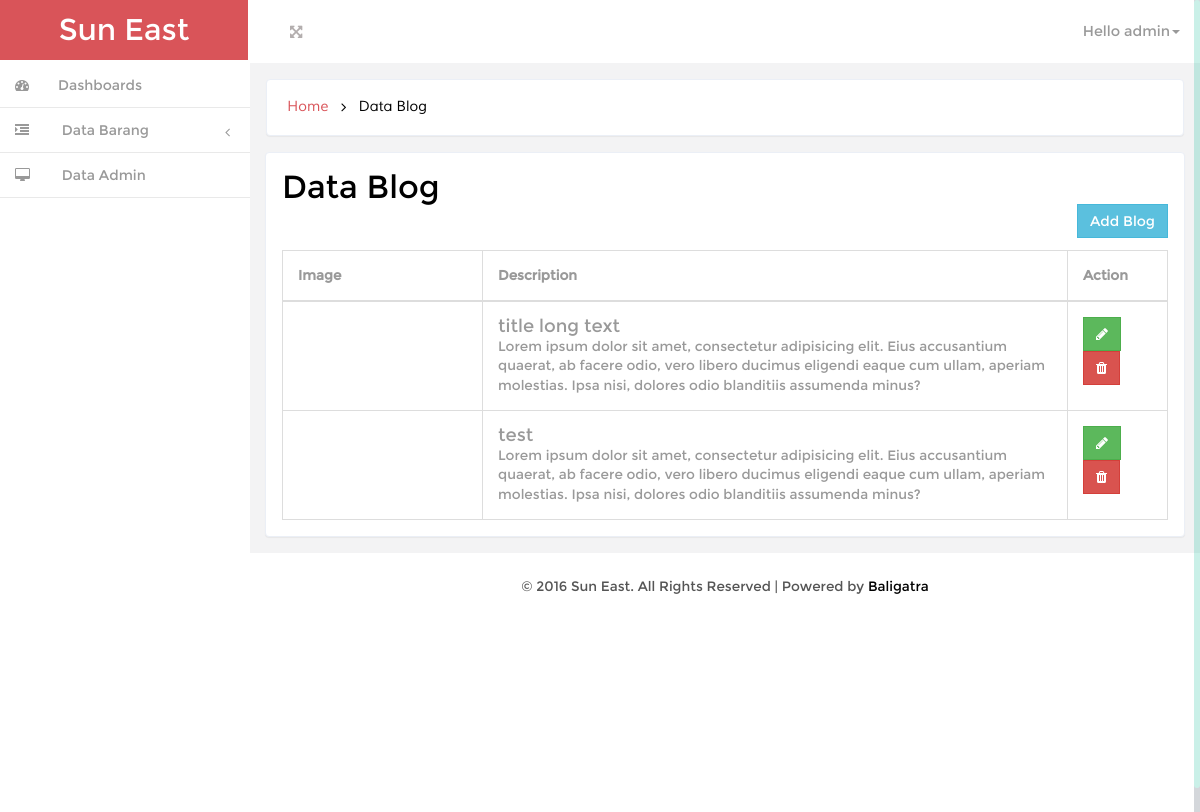
The page /adminpage/admin.php?page=data-blog (signed in) on the database its author committed.
### tables this page shows
CREATE TABLE `tb_blog` (
  `id_blog` int(11) NOT NULL,
  `slug` text NOT NULL,
  `image` text NOT NULL,
  `blog` text NOT NULL,
  `title` text NOT NULL,
  `description` text NOT NULL
);

### adminpage/data-blog.php (the view, shortened to what this page needs)
<div id="page-wrapper" class="gray-bg dashbard-1">
      <div class="content-main">
	    <div class="banner">
			<h2>
			<a href="admin.php">Home</a>
			<i class="fa fa-angle-right"></i>
			<span>Data Blog</span>
			</h2>
	    </div>
<div class="content-top">
	<div class="col-md-12 ">
		<div class="grid-form">
			<div class="grid-form1">
			 	<h3 id="forms-example" class="" style="margin-bottom: 0px;">Data Blog</h3>
				<a href="admin.php?page=add-blog" class="btn btn-info" style="float: right;">Add Blog</a><br class="clear" /><br class="clear" />
					 <table class="table table-bordered">
						<thead>
							<tr>
								<th style="width: 200px;">Image</th>
								<th>Description</th>
								<th style="width: 100px;">Action</th>
							</tr>
						</thead>
						<tbody>
							<?php
								$query = "SELECT * FROM tb_blog ORDER BY id_blog DESC";
								$result = mysql_query($query);
								while ($row = mysql_fetch_array($result)) {
							 ?>
							<tr>
								<td>
								</td>
								<td>
									<h4><?php echo $row['title']; ?></h4>
									<p>
										<?php echo $row['description']; ?>
									</p>
								</td>
								<td>
									<a href="admin.php?page=edit-blog&id=<?php echo $row['id_blog'] ?>" class="btn btn-success" >
										<i class="fa fa-pencil" style="color:#fff"></i>
									</a>
									<a href="admin.php?page=proses-delete-blog&id=<?php echo $row['id_blog'] ?>" class="btn btn-danger" class="btn btn-danger" onClick="return confirm('Delete Blog  ?')">
										<i class="fa fa-trash" style="color:#fff"></i>
									</a>
								</td>
							</tr>
							<?php
								}
							 ?>
						</tbody>
					</table>
			</div>
		</div>
	</div>
</div>

### adminpage/css/style.css (style rules this page uses)
h4, h5, h6, h1, h2, h3 { margin: 0; }
p { margin: 0; }
html, body { font-family:'Montserrat-Regular'; font-size: 100%; background:#F3F3F4; overflow-x: hidden; }
body a { transition:0.5s all; -webkit-transition:0.5s all; -moz-transition:0.5s all; -o-transition:0.5s all; -ms-transition:0.5s all; }
@media (min-width: 768px) { #page-wrapper { position: inherit; margin: 0 0 0 240px; min-height: 1000px; } }
.content-main { background-color: #F3F3F4; padding-top: 1em; }
.banner { background: #fff; display: block; margin: 0em 1em ; padding:1em; border: 1px solid #ebeff6; border-color: #ebeff6; border-radius: 4px; -webkit-border-radius: 4px; -o-border-radius: 4px; -moz-border-radius: 4px; -ms-border-radius: 4px; -webkit-box-shadow: 0 1px 1px rgba(0,0,0,.05); box-shadow: 0 1px 1px rgba(0,0,0,.05); }
.banner h2 { font-size:0.9em; }
.banner h2 a { color:#D95459; text-decoration:none; font-family: 'Muli-Regular'; padding:0.3em ; }
.banner h2 span { color:#000; font-family: 'Muli-Regular'; padding:0.3em ; }
.banner h2 i { color:#000; vertical-align:middle; padding:0.3em ; }
.content-top { padding: 1em 0; }
.grid-form { padding: 0em; }
.grid-form1 { background: #fff; margin-bottom: 1em; padding: 1em; border: 1px solid #ebeff6; border-radius: 4px; -webkit-border-radius: 4px; -o-border-radius: 4px; -moz-border-radius: 4px; -ms-border-radius: 4px; -webkit-box-shadow: 0 1px 1px rgba(0,0,0,.05); box-shadow: 0 1px 1px rgba(0,0,0,.05); }
.grid-form1:last-child { margin-bottom: 0em; }
.grid-form1 h3 { color: #000; font-size:2em; margin-bottom: 1em; }
.btn { border-radius: 0px; outline: none; }
.table td, .table>tbody>tr>td, .table>tbody>tr>th, .table>tfoot>tr>td, .table>tfoot>tr>th, .table>thead>tr>td, .table>thead>tr>th { padding: 15px !important; font-size: 0.85em; color: #999; border-top: none !important; }
td i { color:#999; }
.table { margin-bottom: 0; }

### adminpage/css/custom.css (style rules this page uses)
#page-wrapper { min-height: 568px; }
@media (min-width:768px) { #page-wrapper { position: inherit; margin: 0 0 0 250px; } }

### rows shown on the page
tb_blog: title "title long text", description "Lorem ipsum dolor sit amet, consectetur adipisicing elit. Eius accusantium quaerat, ab facere odio, vero libero ducimus eligendi eaque cum ullam, aperiam molestias. Ipsa nisi, dolores odio blanditiis assumenda minus?"
tb_blog: title "test", description "Lorem ipsum dolor sit amet, consectetur adipisicing elit. Eius accusantium quaerat, ab facere odio, vero libero ducimus eligendi eaque cum ullam, aperiam molestias. Ipsa nisi, dolores odio blanditiis assumenda minus?"

### other values the page prints
$_SESSION['username'] "admin"
